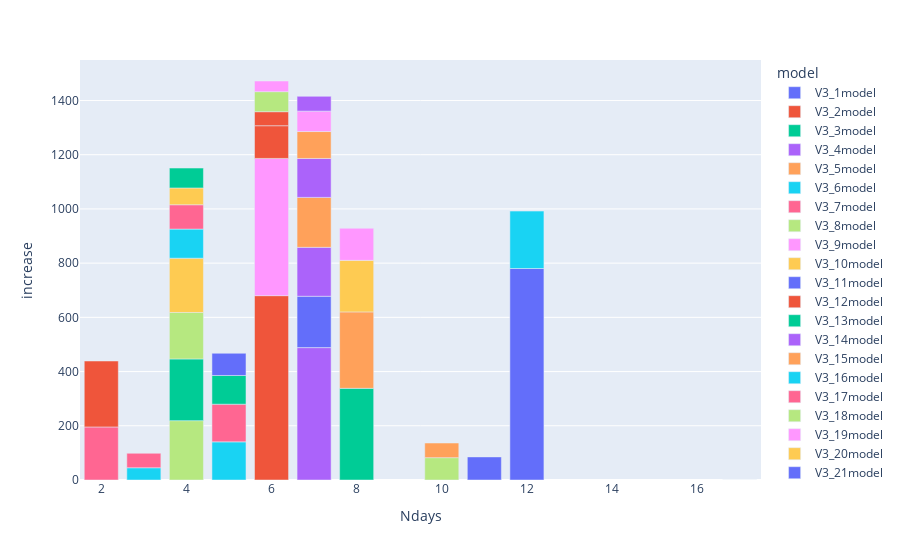

Notebook cell for this chart:
### Code cell
tdf = pd.DataFrame(data2)
# tdf = tdf.drop([1,68, 10, 5, 2,3, 11, 9, 8, 12])

import plotly.express as px

fig = px.bar(tdf, x="Ndays", y="increase", color="model", hover_data=['model'])
fig.show()

### Figure 1 — Plotly figure (JSON) as saved in the notebook; plotly's stock layout.template omitted (floating-point values rounded to 4 significant figures)
{"data": [{"alignmentgroup": "True", "customdata": [["V3_1model"]], "hovertemplate": "model=%{customdata[0]}<br>Ndays=%{x}<br>increase=%{y}<extra></extra>", "legendgroup": "V3_1model", "marker": {"color": "#636efa"}, "name": "V3_1model", "offsetgroup": "V3_1model", "orientation": "v", "showlegend": true, "textposition": "auto", "type": "bar", "x": [12], "xaxis": "x", "y": [780.2], "yaxis": "y"}, {"alignmentgroup": "True", "customdata": [["V3_2model"]], "hovertemplate": "model=%{customdata[0]}<br>Ndays=%{x}<br>increase=%{y}<extra></extra>", "legendgroup": "V3_2model", "marker": {"color": "#EF553B"}, "name": "V3_2model", "offsetgroup": "V3_2model", "orientation": "v", "showlegend": true, "textposition": "auto", "type": "bar", "x": [6], "xaxis": "x", "y": [680.0], "yaxis": "y"}, {"alignmentgroup": "True", "customdata": [["V3_3model"]], "hovertemplate": "model=%{customdata[0]}<br>Ndays=%{x}<br>increase=%{y}<extra></extra>", "legendgroup": "V3_3model", "marker": {"color": "#00cc96"}, "name": "V3_3model", "offsetgroup": "V3_3model", "orientation": "v", "showlegend": true, "textposition": "auto", "type": "bar", "x": [8], "xaxis": "x", "y": [338.2], "yaxis": "y"}, {"alignmentgroup": "True", "customdata": [["V3_4model"]], "hovertemplate": "model=%{customdata[0]}<br>Ndays=%{x}<br>increase=%{y}<extra></extra>", "legendgroup": "V3_4model", "marker": {"color": "#ab63fa"}, "name": "V3_4model", "offsetgroup": "V3_4model", "orientation": "v", "showlegend": true, "textposition": "auto", "type": "bar", "x": [7], "xaxis": "x", "y": [488.4], "yaxis": "y"}, {"alignmentgroup": "True", "customdata": [["V3_5model"]], "hovertemplate": "model=%{customdata[0]}<br>Ndays=%{x}<br>increase=%{y}<extra></extra>", "legendgroup": "V3_5model", "marker": {"color": "#FFA15A"}, "name": "V3_5model", "offsetgroup": "V3_5model", "orientation": "v", "showlegend": true, "textposition": "auto", "type": "bar", "x": [8], "xaxis": "x", "y": [282.0], "yaxis": "y"}, {"alignmentgroup": "True", "customdata": [["V3_6model"]], "hovertemplate": "model=%{customdata[0]}<br>Ndays=%{x}<br>increase=%{y}<extra></extra>", "legendgroup": "V3_6model", "marker": {"color": "#19d3f3"}, "name": "V3_6model", "offsetgroup": "V3_6model", "orientation": "v", "showlegend": true, "textposition": "auto", "type": "bar", "x": [12], "xaxis": "x", "y": [211.8], "yaxis": "y"}, {"alignmentgroup": "True", "customdata": [["V3_7model"]], "hovertemplate": "model=%{customdata[0]}<br>Ndays=%{x}<br>increase=%{y}<extra></extra>", "legendgroup": "V3_7model", "marker": {"color": "#FF6692"}, "name": "V3_7model", "offsetgroup": "V3_7model", "orientation": "v", "showlegend": true, "textposition": "auto", "type": "bar", "x": [2], "xaxis": "x", "y": [195.7], "yaxis": "y"}, {"alignmentgroup": "True", "customdata": [["V3_8model"]], "hovertemplate": "model=%{customdata[0]}<br>Ndays=%{x}<br>increase=%{y}<extra></extra>", "legendgroup": "V3_8model", "marker": {"color": "#B6E880"}, "name": "V3_8model", "offsetgroup": "V3_8model", "orientation": "v", "showlegend": true, "textposition": "auto", "type": "bar", "x": [4], "xaxis": "x", "y": [218.9], "yaxis": "y"}, {"alignmentgroup": "True", "customdata": [["V3_9model"]], "hovertemplate": "model=%{customdata[0]}<br>Ndays=%{x}<br>increase=%{y}<extra></extra>", "legendgroup": "V3_9model", "marker": {"color": "#FF97FF"}, "name": "V3_9model", "offsetgroup": "V3_9model", "orientation": "v", "showlegend": true, "textposition": "auto", "type": "bar", "x": [6], "xaxis": "x", "y": [506.2], "yaxis": "y"}, {"alignmentgroup": "True", "customdata": [["V3_10model"]], "hovertemplate": "model=%{customdata[0]}<br>Ndays=%{x}<br>increase=%{y}<extra></extra>", "legendgroup": "V3_10model", "marker": {"color": "#FECB52"}, "name": "V3_10model", "offsetgroup": "V3_10model", "orientation": "v", "showlegend": true, "textposition": "auto", "type": "bar", "x": [8], "xaxis": "x", "y": [190.0], "yaxis": "y"}, {"alignmentgroup": "True", "customdata": [["V3_11model"]], "hovertemplate": "model=%{customdata[0]}<br>Ndays=%{x}<br>increase=%{y}<extra></extra>", "legendgroup": "V3_11model", "marker": {"color": "#636efa"}, "name": "V3_11model", "offsetgroup": "V3_11model", "orientation": "v", "showlegend": true, "textposition": "auto", "type": "bar", "x": [7], "xaxis": "x", "y": [189.4], "yaxis": "y"}, {"alignmentgroup": "True", "customdata": [["V3_12model"]], "hovertemplate": "model=%{customdata[0]}<br>Ndays=%{x}<br>increase=%{y}<extra></extra>", "legendgroup": "V3_12model", "marker": {"color": "#EF553B"}, "name": "V3_12model", "offsetgroup": "V3_12model", "orientation": "v", "showlegend": true, "textposition": "auto", "type": "bar", "x": [2], "xaxis": "x", "y": [243.2], "yaxis": "y"}, {"alignmentgroup": "True", "customdata": [["V3_13model"]], "hovertemplate": "model=%{customdata[0]}<br>Ndays=%{x}<br>increase=%{y}<extra></extra>", "legendgroup": "V3_13model", "marker": {"color": "#00cc96"}, "name": "V3_13model", "offsetgroup": "V3_13model", "orientation": "v", "showlegend": true, "textposition": "auto", "type": "bar", "x": [4], "xaxis": "x", "y": [227.7], "yaxis": "y"}, {"alignmentgroup": "True", "customdata": [["V3_14model"]], "hovertemplate": "model=%{customdata[0]}<br>Ndays=%{x}<br>increase=%{y}<extra></extra>", "legendgroup": "V3_14model", "marker": {"color": "#ab63fa"}, "name": "V3_14model", "offsetgroup": "V3_14model", "orientation": "v", "showlegend": true, "textposition": "auto", "type": "bar", "x": [7], "xaxis": "x", "y": [180.6], "yaxis": "y"}, {"alignmentgroup": "True", "customdata": [["V3_15model"]], "hovertemplate": "model=%{customdata[0]}<br>Ndays=%{x}<br>increase=%{y}<extra></extra>", "legendgroup": "V3_15model", "marker": {"color": "#FFA15A"}, "name": "V3_15model", "offsetgroup": "V3_15model", "orientation": "v", "showlegend": true, "textposition": "auto", "type": "bar", "x": [7], "xaxis": "x", "y": [184.1], "yaxis": "y"}, {"alignmentgroup": "True", "customdata": [["V3_16model"]], "hovertemplate": "model=%{customdata[0]}<br>Ndays=%{x}<br>increase=%{y}<extra></extra>", "legendgroup": "V3_16model", "marker": {"color": "#19d3f3"}, "name": "V3_16model", "offsetgroup": "V3_16model", "orientation": "v", "showlegend": true, "textposition": "auto", "type": "bar", "x": [5], "xaxis": "x", "y": [140.6], "yaxis": "y"}, {"alignmentgroup": "True", "customdata": [["V3_17model"]], "hovertemplate": "model=%{customdata[0]}<br>Ndays=%{x}<br>increase=%{y}<extra></extra>", "legendgroup": "V3_17model", "marker": {"color": "#FF6692"}, "name": "V3_17model", "offsetgroup": "V3_17model", "orientation": "v", "showlegend": true, "textposition": "auto", "type": "bar", "x": [5], "xaxis": "x", "y": [139.0], "yaxis": "y"}, {"alignmentgroup": "True", "customdata": [["V3_18model"]], "hovertemplate": "model=%{customdata[0]}<br>Ndays=%{x}<br>increase=%{y}<extra></extra>", "legendgroup": "V3_18model", "marker": {"color": "#B6E880"}, "name": "V3_18model", "offsetgroup": "V3_18model", "orientation": "v", "showlegend": true, "textposition": "auto", "type": "bar", "x": [4], "xaxis": "x", "y": [171.4], "yaxis": "y"}, {"alignmentgroup": "True", "customdata": [["V3_19model"]], "hovertemplate": "model=%{customdata[0]}<br>Ndays=%{x}<br>increase=%{y}<extra></extra>", "legendgroup": "V3_19model", "marker": {"color": "#FF97FF"}, "name": "V3_19model", "offsetgroup": "V3_19model", "orientation": "v", "showlegend": true, "textposition": "auto", "type": "bar", "x": [8], "xaxis": "x", "y": [118.3], "yaxis": "y"}, {"alignmentgroup": "True", "customdata": [["V3_20model"]], "hovertemplate": "model=%{customdata[0]}<br>Ndays=%{x}<br>increase=%{y}<extra></extra>", "legendgroup": "V3_20model", "marker": {"color": "#FECB52"}, "name": "V3_20model", "offsetgroup": "V3_20model", "orientation": "v", "showlegend": true, "textposition": "auto", "type": "bar", "x": [4], "xaxis": "x", "y": [200.2], "yaxis": "y"}, {"alignmentgroup": "True", "customdata": [["V3_21model"]], "hovertemplate": "model=%{customdata[0]}<br>Ndays=%{x}<br>increase=%{y}<extra></extra>", "legendgroup": "V3_21model", "marker": {"color": "#636efa"}, "name": "V3_21model", "offsetgroup": "V3_21model", "orientation": "v", "showlegend": true, "textposition": "auto", "type": "bar", "x": [11], "xaxis": "x", "y": [85.17], "yaxis": "y"}, {"alignmentgroup": "True", "customdata": [["V3_22model"]], "hovertemplate": "model=%{customdata[0]}<br>Ndays=%{x}<br>increase=%{y}<extra></extra>", "legendgroup": "V3_22model", "marker": {"color": "#EF553B"}, "name": "V3_22model", "offsetgroup": "V3_22model", "orientation": "v", "showlegend": true, "textposition": "auto", "type": "bar", "x": [6], "xaxis": "x", "y": [120.7], "yaxis": "y"}, {"alignmentgroup": "True", "customdata": [["V3_23model"]], "hovertemplate": "model=%{customdata[0]}<br>Ndays=%{x}<br>increase=%{y}<extra></extra>", "legendgroup": "V3_23model", "marker": {"color": "#00cc96"}, "name": "V3_23model", "offsetgroup": "V3_23model", "orientation": "v", "showlegend": true, "textposition": "auto", "type": "bar", "x": [5], "xaxis": "x", "y": [105.9], "yaxis": "y"}, {"alignmentgroup": "True", "customdata": [["V3_24model"]], "hovertemplate": "model=%{customdata[0]}<br>Ndays=%{x}<br>increase=%{y}<extra></extra>", "legendgroup": "V3_24model", "marker": {"color": "#ab63fa"}, "name": "V3_24model", "offsetgroup": "V3_24model", "orientation": "v", "showlegend": true, "textposition": "auto", "type": "bar", "x": [7], "xaxis": "x", "y": [143.6], "yaxis": "y"}, {"alignmentgroup": "True", "customdata": [["V3_25model"]], "hovertemplate": "model=%{customdata[0]}<br>Ndays=%{x}<br>increase=%{y}<extra></extra>", "legendgroup": "V3_25model", "marker": {"color": "#FFA15A"}, "name": "V3_25model", "offsetgroup": "V3_25model", "orientation": "v", "showlegend": true, "textposition": "auto", "type": "bar", "x": [7], "xaxis": "x", "y": [99.29], "yaxis": "y"}, {"alignmentgroup": "True", "customdata": [["V3_26model"]], "hovertemplate": "model=%{customdata[0]}<br>Ndays=%{x}<br>increase=%{y}<extra></extra>", "legendgroup": "V3_26model", "marker": {"color": "#19d3f3"}, "name": "V3_26model", "offsetgroup": "V3_26model", "orientation": "v", "showlegend": true, "textposition": "auto", "type": "bar", "x": [4], "xaxis": "x", "y": [107.4], "yaxis": "y"}, {"alignmentgroup": "True", "customdata": [["V3_27model"]], "hovertemplate": "model=%{customdata[0]}<br>Ndays=%{x}<br>increase=%{y}<extra></extra>", "legendgroup": "V3_27model", "marker": {"color": "#FF6692"}, "name": "V3_27model", "offsetgroup": "V3_27model", "orientation": "v", "showlegend": true, "textposition": "auto", "type": "bar", "x": [4], "xaxis": "x", "y": [89.75], "yaxis": "y"}, {"alignmentgroup": "True", "customdata": [["V3_28model"]], "hovertemplate": "model=%{customdata[0]}<br>Ndays=%{x}<br>increase=%{y}<extra></extra>", "legendgroup": "V3_28model", "marker": {"color": "#B6E880"}, "name": "V3_28model", "offsetgroup": "V3_28model", "orientation": "v", "showlegend": true, "textposition": "auto", "type": "bar", "x": [10], "xaxis": "x", "y": [82.44], "yaxis": "y"}, {"alignmentgroup": "True", "customdata": [["V3_29model"]], "hovertemplate": "model=%{customdata[0]}<br>Ndays=%{x}<br>increase=%{y}<extra></extra>", "legendgroup": "V3_29model", "marker": {"color": "#FF97FF"}, "name": "V3_29model", "offsetgroup": "V3_29model", "orientation": "v", "showlegend": true, "textposition": "auto", "type": "bar", "x": [7], "xaxis": "x", "y": [75.27], "yaxis": "y"}, {"alignmentgroup": "True", "customdata": [["V3_30model"]], "hovertemplate": "model=%{customdata[0]}<br>Ndays=%{x}<br>increase=%{y}<extra></extra>", "legendgroup": "V3_30model", "marker": {"color": "#FECB52"}, "name": "V3_30model", "offsetgroup": "V3_30model", "orientation": "v", "showlegend": true, "textposition": "auto", "type": "bar", "x": [4], "xaxis": "x", "y": [62.03], "yaxis": "y"}, {"alignmentgroup": "True", "customdata": [["V3_31model"]], "hovertemplate": "model=%{customdata[0]}<br>Ndays=%{x}<br>increase=%{y}<extra></extra>", "legendgroup": "V3_31model", "marker": {"color": "#636efa"}, "name": "V3_31model", "offsetgroup": "V3_31model", "orientation": "v", "showlegend": true, "textposition": "auto", "type": "bar", "x": [5], "xaxis": "x", "y": [81.95], "yaxis": "y"}, {"alignmentgroup": "True", "customdata": [["V3_32model"]], "hovertemplate": "model=%{customdata[0]}<br>Ndays=%{x}<br>increase=%{y}<extra></extra>", "legendgroup": "V3_32model", "marker": {"color": "#EF553B"}, "name": "V3_32model", "offsetgroup": "V3_32model", "orientation": "v", "showlegend": true, "textposition": "auto", "type": "bar", "x": [6], "xaxis": "x", "y": [51.68], "yaxis": "y"}, {"alignmentgroup": "True", "customdata": [["V3_33model"]], "hovertemplate": "model=%{customdata[0]}<br>Ndays=%{x}<br>increase=%{y}<extra></extra>", "legendgroup": "V3_33model", "marker": {"color": "#00cc96"}, "name": "V3_33model", "offsetgroup": "V3_33model", "orientation": "v", "showlegend": true, "textposition": "auto", "type": "bar", "x": [4], "xaxis": "x", "y": [73.3], "yaxis": "y"}, {"alignmentgroup": "True", "customdata": [["V3_34model"]], "hovertemplate": "model=%{customdata[0]}<br>Ndays=%{x}<br>increase=%{y}<extra></extra>", "legendgroup": "V3_34model", "marker": {"color": "#ab63fa"}, "name": "V3_34model", "offsetgroup": "V3_34model", "orientation": "v", "showlegend": true, "textposition": "auto", "type": "bar", "x": [7], "xaxis": "x", "y": [54.59], "yaxis": "y"}, {"alignmentgroup": "True", "customdata": [["V3_35model"]], "hovertemplate": "model=%{customdata[0]}<br>Ndays=%{x}<br>increase=%{y}<extra></extra>", "legendgroup": "V3_35model", "marker": {"color": "#FFA15A"}, "name": "V3_35model", "offsetgroup": "V3_35model", "orientation": "v", "showlegend": true, "textposition": "auto", "type": "bar", "x": [10], "xaxis": "x", "y": [53.99], "yaxis": "y"}, {"alignmentgroup": "True", "customdata": [["V3_36model"]], "hovertemplate": "model=%{customdata[0]}<br>Ndays=%{x}<br>increase=%{y}<extra></extra>", "legendgroup": "V3_36model", "marker": {"color": "#19d3f3"}, "name": "V3_36model", "offsetgroup": "V3_36model", "orientation": "v", "showlegend": true, "textposition": "auto", "type": "bar", "x": [3], "xaxis": "x", "y": [45.2], "yaxis": "y"}, {"alignmentgroup": "True", "customdata": [["V3_37model"]], "hovertemplate": "model=%{customdata[0]}<br>Ndays=%{x}<br>increase=%{y}<extra></extra>", "legendgroup": "V3_37model", "marker": {"color": "#FF6692"}, "name": "V3_37model", "offsetgroup": "V3_37model", "orientation": "v", "showlegend": true, "textposition": "auto", "type": "bar", "x": [3], "xaxis": "x", "y": [53.34], "yaxis": "y"}, {"alignmentgroup": "True", "customdata": [["V3_38model"]], "hovertemplate": "model=%{customdata[0]}<br>Ndays=%{x}<br>increase=%{y}<extra></extra>", "legendgroup": "V3_38model", "marker": {"color": "#B6E880"}, "name": "V3_38model", "offsetgroup": "V3_38model", "orientation": "v", "showlegend": true, "textposition": "auto", "type": "bar", "x": [6], "xaxis": "x", "y": [73.92], "yaxis": "y"}, {"alignmentgroup": "True", "customdata": [["V3_39model"]], "hovertemplate": "model=%{customdata[0]}<br>Ndays=%{x}<br>increase=%{y}<extra></extra>", "legendgroup": "V3_39model", "marker": {"color": "#FF97FF"}, "name": "V3_39model", "offsetgroup": "V3_39model", "orientation": "v", "showlegend": true, "textposition": "auto", "type": "bar", "x": [6], "xaxis": "x", "y": [39.33], "yaxis": "y"}, {"alignmentgroup": "True", "customdata": [["V3_40model"]], "hovertemplate": "model=%{customdata[0]}<br>Ndays=%{x}<br>increase=%{y}<extra></extra>", "legendgroup": "V3_40model", "marker": {"color": "#FECB52"}, "name": "V3_40model", "offsetgroup": "V3_40model", "orientation": "v", "showlegend": true, "textposition": "auto", "type": "bar", "x": [17], "xaxis": "x", "y": [0.3765], "yaxis": "y"}], "layout": {"barmode": "relative", "legend": {"title": {"text": "model"}, "tracegroupgap": 0}, "margin": {"t": 60}, "xaxis": {"anchor": "y", "domain": [0, 1], "title": {"text": "Ndays"}}, "yaxis": {"anchor": "x", "domain": [0, 1], "title": {"text": "increase"}}}}
